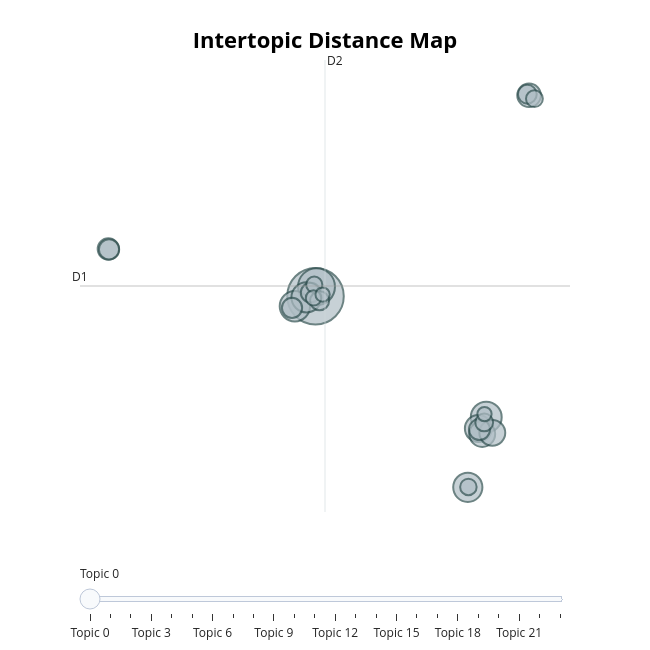

This figure's notebook cell:
### Code cell
topic_model.visualize_topics()

### Figure 1 — Plotly figure (JSON) as saved in the notebook; plotly's stock layout.template omitted (floating-point values rounded to 4 significant figures)
{"data": [{"customdata": [[0, "Мужчина, ребенка, женщина, мать, рассказала, сообщала, сообщ |  |  |  | ", 282], [1, "Количество процентов россиян, населения, нацпроекта, планируется, рамках, оп |  |  |  | ", 120], [2, "Название этого темы: Донбассе, украины, париже, комм |  |  |  | ", 84], [3, "Название темы: Суд, Русагро, мошенничестве, иноагентом |  |  |  | ", 81], [4, "Название этого темы: Wada, мира, олимпийских, лиги, антидо |  |  |  | ", 80], [5, "миллиардеров, forbes_young, рейтинг, сайте, рейтинге, основ |  |  |  | ", 75], [6, "Тема была описана в следующем разделе: санкции, нато, евро |  |  |  | ", 64], [7, "Название этого темы: сша, лавров, трампа, помпео, |  |  |  | ", 59], [8, "Название этого темы: минобороны, всу, курской, беспилотников |  |  |  | ", 59], [9, "ipo, акций, дивиденды, бумаг, размещения, акцию, |  |  |  | ", 49], [10, "tesla, маска, маск, золота, акции, bloomberg, |  |  |  | ", 40], [11, "Название этого темы: ракеты, километров, звезды, ракет,  |  |  |  | ", 39], [12, "Название этого темы: пошлины, трамп, пошлин, сша, |  |  |  | ", 36], [13, "Название этого темы: Хангошвили, фрг, дипломатов, боев |  |  |  | ", 36], [14, "Название этого темы: адмирал, кузнецов, крейсере, пожар, |  |  |  | ", 34], [15, "лужков, лужкова, мэра, москвы, скончался, 83 |  |  |  | ", 32], [16, "ставки, цб, ставка, ипотеке, налогов, кредитования, |  |  |  | ", 31], [17, "Название этого вопроса: Газопровод, контракт, транзита, транзит, молдав |  |  |  | ", 28], [18, "банки, commerce, мошенничества, банками, софт, бизнеса, |  |  |  | ", 25], [19, "ии, альфа, интеллекта, искусственного, технологии, генеративного, |  |  |  | ", 24], [20, "Квартиры, недвижимости, Tudor, квартиры, цен, рынке, |  |  |  | ", 23], [21, "Название этого темы: самолет, самолета, авиакомпании, аэропорту, вертолет |  |  |  | ", 21], [22, "Название этого вопроса: народа, сериала, слуга, тнт, |  |  |  | ", 18], [23, "Название этого темы: Windows, microsoft, смартфон, iphone, ос, |  |  |  | ", 18]], "hovertemplate": "<b>Topic %{customdata[0]}</b><br>%{customdata[1]}<br>Size: %{customdata[2]}", "legendgroup": "", "marker": {"color": "#B0BEC5", "line": {"color": "DarkSlateGrey", "width": 2}, "size": [282, 120, 84, 81, 80, 75, 64, 59, 59, 49, 40, 39, 36, 36, 34, 32, 31, 28, 25, 24, 23, 21, 18, 18], "sizemode": "area", "sizeref": 0.1762, "symbol": "circle"}, "mode": "markers", "name": "", "orientation": "v", "showlegend": false, "type": "scatter", "x": [1.131, 1.193, 11.68, -0.1443, 0.5727, 10.54, 11.19, 11.43, 12.05, 14.32, -11.67, 11.26, -11.62, -0.3197, 0.8288, 1.385, 14.22, 11.55, 14.65, 10.57, 1.053, 1.008, 11.57, 1.569], "xaxis": "x", "y": [2.618, 3.565, -9.395, 1.624, 2.504, -16.36, -10.52, -11.06, -10.95, 22.57, 7.308, -10.62, 7.265, 1.461, 2.975, 2.174, 22.67, -9.917, 22.24, -16.32, 3.765, 2.451, -9.091, 2.785], "yaxis": "y"}], "layout": {"annotations": [{"showarrow": false, "text": "D1", "x": -13.42, "y": 3.632, "yshift": 10}, {"showarrow": false, "text": "D2", "x": 1.717, "xshift": 10, "y": 26.08}], "height": 650, "hoverlabel": {"bgcolor": "white", "font": {"family": "Rockwell", "size": 16}}, "legend": {"itemsizing": "constant", "tracegroupgap": 0}, "margin": {"t": 60}, "shapes": [{"line": {"color": "#CFD8DC", "width": 2}, "type": "line", "x0": 1.717, "x1": 1.717, "y0": -18.81, "y1": 26.08}, {"line": {"color": "#9E9E9E", "width": 2}, "type": "line", "x0": -13.42, "x1": 16.85, "y0": 3.632, "y1": 3.632}], "sliders": [{"active": 0, "pad": {"t": 50}, "steps": [{"args": [{"marker.color": [["red", "#B0BEC5", "#B0BEC5", "#B0BEC5", "#B0BEC5", "#B0BEC5", "#B0BEC5", "#B0BEC5", "#B0BEC5", "#B0BEC5", "#B0BEC5", "#B0BEC5", "#B0BEC5", "#B0BEC5", "#B0BEC5", "#B0BEC5", "#B0BEC5", "#B0BEC5", "#B0BEC5", "#B0BEC5", "#B0BEC5", "#B0BEC5", "#B0BEC5", "#B0BEC5"]]}], "label": "Topic 0", "method": "update"}, {"args": [{"marker.color": [["#B0BEC5", "red", "#B0BEC5", "#B0BEC5", "#B0BEC5", "#B0BEC5", "#B0BEC5", "#B0BEC5", "#B0BEC5", "#B0BEC5", "#B0BEC5", "#B0BEC5", "#B0BEC5", "#B0BEC5", "#B0BEC5", "#B0BEC5", "#B0BEC5", "#B0BEC5", "#B0BEC5", "#B0BEC5", "#B0BEC5", "#B0BEC5", "#B0BEC5", "#B0BEC5"]]}], "label": "Topic 1", "method": "update"}, {"args": [{"marker.color": [["#B0BEC5", "#B0BEC5", "red", "#B0BEC5", "#B0BEC5", "#B0BEC5", "#B0BEC5", "#B0BEC5", "#B0BEC5", "#B0BEC5", "#B0BEC5", "#B0BEC5", "#B0BEC5", "#B0BEC5", "#B0BEC5", "#B0BEC5", "#B0BEC5", "#B0BEC5", "#B0BEC5", "#B0BEC5", "#B0BEC5", "#B0BEC5", "#B0BEC5", "#B0BEC5"]]}], "label": "Topic 2", "method": "update"}, {"args": [{"marker.color": [["#B0BEC5", "#B0BEC5", "#B0BEC5", "red", "#B0BEC5", "#B0BEC5", "#B0BEC5", "#B0BEC5", "#B0BEC5", "#B0BEC5", "#B0BEC5", "#B0BEC5", "#B0BEC5", "#B0BEC5", "#B0BEC5", "#B0BEC5", "#B0BEC5", "#B0BEC5", "#B0BEC5", "#B0BEC5", "#B0BEC5", "#B0BEC5", "#B0BEC5", "#B0BEC5"]]}], "label": "Topic 3", "method": "update"}, {"args": [{"marker.color": [["#B0BEC5", "#B0BEC5", "#B0BEC5", "#B0BEC5", "red", "#B0BEC5", "#B0BEC5", "#B0BEC5", "#B0BEC5", "#B0BEC5", "#B0BEC5", "#B0BEC5", "#B0BEC5", "#B0BEC5", "#B0BEC5", "#B0BEC5", "#B0BEC5", "#B0BEC5", "#B0BEC5", "#B0BEC5", "#B0BEC5", "#B0BEC5", "#B0BEC5", "#B0BEC5"]]}], "label": "Topic 4", "method": "update"}, {"args": [{"marker.color": [["#B0BEC5", "#B0BEC5", "#B0BEC5", "#B0BEC5", "#B0BEC5", "red", "#B0BEC5", "#B0BEC5", "#B0BEC5", "#B0BEC5", "#B0BEC5", "#B0BEC5", "#B0BEC5", "#B0BEC5", "#B0BEC5", "#B0BEC5", "#B0BEC5", "#B0BEC5", "#B0BEC5", "#B0BEC5", "#B0BEC5", "#B0BEC5", "#B0BEC5", "#B0BEC5"]]}], "label": "Topic 5", "method": "update"}, {"args": [{"marker.color": [["#B0BEC5", "#B0BEC5", "#B0BEC5", "#B0BEC5", "#B0BEC5", "#B0BEC5", "red", "#B0BEC5", "#B0BEC5", "#B0BEC5", "#B0BEC5", "#B0BEC5", "#B0BEC5", "#B0BEC5", "#B0BEC5", "#B0BEC5", "#B0BEC5", "#B0BEC5", "#B0BEC5", "#B0BEC5", "#B0BEC5", "#B0BEC5", "#B0BEC5", "#B0BEC5"]]}], "label": "Topic 6", "method": "update"}, {"args": [{"marker.color": [["#B0BEC5", "#B0BEC5", "#B0BEC5", "#B0BEC5", "#B0BEC5", "#B0BEC5", "#B0BEC5", "red", "#B0BEC5", "#B0BEC5", "#B0BEC5", "#B0BEC5", "#B0BEC5", "#B0BEC5", "#B0BEC5", "#B0BEC5", "#B0BEC5", "#B0BEC5", "#B0BEC5", "#B0BEC5", "#B0BEC5", "#B0BEC5", "#B0BEC5", "#B0BEC5"]]}], "label": "Topic 7", "method": "update"}, {"args": [{"marker.color": [["#B0BEC5", "#B0BEC5", "#B0BEC5", "#B0BEC5", "#B0BEC5", "#B0BEC5", "#B0BEC5", "#B0BEC5", "red", "#B0BEC5", "#B0BEC5", "#B0BEC5", "#B0BEC5", "#B0BEC5", "#B0BEC5", "#B0BEC5", "#B0BEC5", "#B0BEC5", "#B0BEC5", "#B0BEC5", "#B0BEC5", "#B0BEC5", "#B0BEC5", "#B0BEC5"]]}], "label": "Topic 8", "method": "update"}, {"args": [{"marker.color": [["#B0BEC5", "#B0BEC5", "#B0BEC5", "#B0BEC5", "#B0BEC5", "#B0BEC5", "#B0BEC5", "#B0BEC5", "#B0BEC5", "red", "#B0BEC5", "#B0BEC5", "#B0BEC5", "#B0BEC5", "#B0BEC5", "#B0BEC5", "#B0BEC5", "#B0BEC5", "#B0BEC5", "#B0BEC5", "#B0BEC5", "#B0BEC5", "#B0BEC5", "#B0BEC5"]]}], "label": "Topic 9", "method": "update"}, {"args": [{"marker.color": [["#B0BEC5", "#B0BEC5", "#B0BEC5", "#B0BEC5", "#B0BEC5", "#B0BEC5", "#B0BEC5", "#B0BEC5", "#B0BEC5", "#B0BEC5", "red", "#B0BEC5", "#B0BEC5", "#B0BEC5", "#B0BEC5", "#B0BEC5", "#B0BEC5", "#B0BEC5", "#B0BEC5", "#B0BEC5", "#B0BEC5", "#B0BEC5", "#B0BEC5", "#B0BEC5"]]}], "label": "Topic 10", "method": "update"}, {"args": [{"marker.color": [["#B0BEC5", "#B0BEC5", "#B0BEC5", "#B0BEC5", "#B0BEC5", "#B0BEC5", "#B0BEC5", "#B0BEC5", "#B0BEC5", "#B0BEC5", "#B0BEC5", "red", "#B0BEC5", "#B0BEC5", "#B0BEC5", "#B0BEC5", "#B0BEC5", "#B0BEC5", "#B0BEC5", "#B0BEC5", "#B0BEC5", "#B0BEC5", "#B0BEC5", "#B0BEC5"]]}], "label": "Topic 11", "method": "update"}, {"args": [{"marker.color": [["#B0BEC5", "#B0BEC5", "#B0BEC5", "#B0BEC5", "#B0BEC5", "#B0BEC5", "#B0BEC5", "#B0BEC5", "#B0BEC5", "#B0BEC5", "#B0BEC5", "#B0BEC5", "red", "#B0BEC5", "#B0BEC5", "#B0BEC5", "#B0BEC5", "#B0BEC5", "#B0BEC5", "#B0BEC5", "#B0BEC5", "#B0BEC5", "#B0BEC5", "#B0BEC5"]]}], "label": "Topic 12", "method": "update"}, {"args": [{"marker.color": [["#B0BEC5", "#B0BEC5", "#B0BEC5", "#B0BEC5", "#B0BEC5", "#B0BEC5", "#B0BEC5", "#B0BEC5", "#B0BEC5", "#B0BEC5", "#B0BEC5", "#B0BEC5", "#B0BEC5", "red", "#B0BEC5", "#B0BEC5", "#B0BEC5", "#B0BEC5", "#B0BEC5", "#B0BEC5", "#B0BEC5", "#B0BEC5", "#B0BEC5", "#B0BEC5"]]}], "label": "Topic 13", "method": "update"}, {"args": [{"marker.color": [["#B0BEC5", "#B0BEC5", "#B0BEC5", "#B0BEC5", "#B0BEC5", "#B0BEC5", "#B0BEC5", "#B0BEC5", "#B0BEC5", "#B0BEC5", "#B0BEC5", "#B0BEC5", "#B0BEC5", "#B0BEC5", "red", "#B0BEC5", "#B0BEC5", "#B0BEC5", "#B0BEC5", "#B0BEC5", "#B0BEC5", "#B0BEC5", "#B0BEC5", "#B0BEC5"]]}], "label": "Topic 14", "method": "update"}, {"args": [{"marker.color": [["#B0BEC5", "#B0BEC5", "#B0BEC5", "#B0BEC5", "#B0BEC5", "#B0BEC5", "#B0BEC5", "#B0BEC5", "#B0BEC5", "#B0BEC5", "#B0BEC5", "#B0BEC5", "#B0BEC5", "#B0BEC5", "#B0BEC5", "red", "#B0BEC5", "#B0BEC5", "#B0BEC5", "#B0BEC5", "#B0BEC5", "#B0BEC5", "#B0BEC5", "#B0BEC5"]]}], "label": "Topic 15", "method": "update"}, {"args": [{"marker.color": [["#B0BEC5", "#B0BEC5", "#B0BEC5", "#B0BEC5", "#B0BEC5", "#B0BEC5", "#B0BEC5", "#B0BEC5", "#B0BEC5", "#B0BEC5", "#B0BEC5", "#B0BEC5", "#B0BEC5", "#B0BEC5", "#B0BEC5", "#B0BEC5", "red", "#B0BEC5", "#B0BEC5", "#B0BEC5", "#B0BEC5", "#B0BEC5", "#B0BEC5", "#B0BEC5"]]}], "label": "Topic 16", "method": "update"}, {"args": [{"marker.color": [["#B0BEC5", "#B0BEC5", "#B0BEC5", "#B0BEC5", "#B0BEC5", "#B0BEC5", "#B0BEC5", "#B0BEC5", "#B0BEC5", "#B0BEC5", "#B0BEC5", "#B0BEC5", "#B0BEC5", "#B0BEC5", "#B0BEC5", "#B0BEC5", "#B0BEC5", "red", "#B0BEC5", "#B0BEC5", "#B0BEC5", "#B0BEC5", "#B0BEC5", "#B0BEC5"]]}], "label": "Topic 17", "method": "update"}, {"args": [{"marker.color": [["#B0BEC5", "#B0BEC5", "#B0BEC5", "#B0BEC5", "#B0BEC5", "#B0BEC5", "#B0BEC5", "#B0BEC5", "#B0BEC5", "#B0BEC5", "#B0BEC5", "#B0BEC5", "#B0BEC5", "#B0BEC5", "#B0BEC5", "#B0BEC5", "#B0BEC5", "#B0BEC5", "red", "#B0BEC5", "#B0BEC5", "#B0BEC5", "#B0BEC5", "#B0BEC5"]]}], "label": "Topic 18", "method": "update"}, {"args": [{"marker.color": [["#B0BEC5", "#B0BEC5", "#B0BEC5", "#B0BEC5", "#B0BEC5", "#B0BEC5", "#B0BEC5", "#B0BEC5", "#B0BEC5", "#B0BEC5", "#B0BEC5", "#B0BEC5", "#B0BEC5", "#B0BEC5", "#B0BEC5", "#B0BEC5", "#B0BEC5", "#B0BEC5", "#B0BEC5", "red", "#B0BEC5", "#B0BEC5", "#B0BEC5", "#B0BEC5"]]}], "label": "Topic 19", "method": "update"}, {"args": [{"marker.color": [["#B0BEC5", "#B0BEC5", "#B0BEC5", "#B0BEC5", "#B0BEC5", "#B0BEC5", "#B0BEC5", "#B0BEC5", "#B0BEC5", "#B0BEC5", "#B0BEC5", "#B0BEC5", "#B0BEC5", "#B0BEC5", "#B0BEC5", "#B0BEC5", "#B0BEC5", "#B0BEC5", "#B0BEC5", "#B0BEC5", "red", "#B0BEC5", "#B0BEC5", "#B0BEC5"]]}], "label": "Topic 20", "method": "update"}, {"args": [{"marker.color": [["#B0BEC5", "#B0BEC5", "#B0BEC5", "#B0BEC5", "#B0BEC5", "#B0BEC5", "#B0BEC5", "#B0BEC5", "#B0BEC5", "#B0BEC5", "#B0BEC5", "#B0BEC5", "#B0BEC5", "#B0BEC5", "#B0BEC5", "#B0BEC5", "#B0BEC5", "#B0BEC5", "#B0BEC5", "#B0BEC5", "#B0BEC5", "red", "#B0BEC5", "#B0BEC5"]]}], "label": "Topic 21", "method": "update"}, {"args": [{"marker.color": [["#B0BEC5", "#B0BEC5", "#B0BEC5", "#B0BEC5", "#B0BEC5", "#B0BEC5", "#B0BEC5", "#B0BEC5", "#B0BEC5", "#B0BEC5", "#B0BEC5", "#B0BEC5", "#B0BEC5", "#B0BEC5", "#B0BEC5", "#B0BEC5", "#B0BEC5", "#B0BEC5", "#B0BEC5", "#B0BEC5", "#B0BEC5", "#B0BEC5", "red", "#B0BEC5"]]}], "label": "Topic 22", "method": "update"}, {"args": [{"marker.color": [["#B0BEC5", "#B0BEC5", "#B0BEC5", "#B0BEC5", "#B0BEC5", "#B0BEC5", "#B0BEC5", "#B0BEC5", "#B0BEC5", "#B0BEC5", "#B0BEC5", "#B0BEC5", "#B0BEC5", "#B0BEC5", "#B0BEC5", "#B0BEC5", "#B0BEC5", "#B0BEC5", "#B0BEC5", "#B0BEC5", "#B0BEC5", "#B0BEC5", "#B0BEC5", "red"]]}], "label": "Topic 23", "method": "update"}]}], "title": {"font": {"color": "Black", "size": 22}, "text": "<b>Intertopic Distance Map</b>", "x": 0.5, "xanchor": "center", "y": 0.95, "yanchor": "top"}, "width": 650, "xaxis": {"anchor": "y", "domain": [0, 1], "range": [-13.42, 16.85], "title": {"text": ""}, "visible": false}, "yaxis": {"anchor": "x", "domain": [0, 1], "range": [-18.81, 26.08], "title": {"text": ""}, "visible": false}}}
